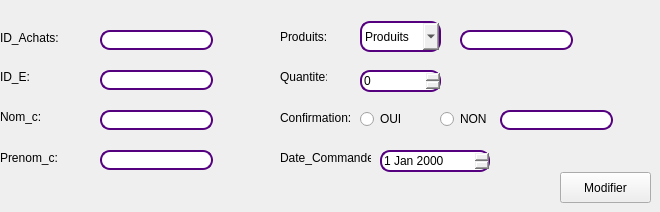
       <widget class="QWidget" name="tab_9">
        <attribute name="title">
         <string>Modifier</string>
        </attribute>
        <widget class="QLabel" name="label_31">
         <property name="geometry">
          <rect>
           <x>0</x>
           <y>70</y>
           <width>47</width>
           <height>14</height>
          </rect>
         </property>
         <property name="text">
          <string>ID_E:</string>
         </property>
        </widget>
        <widget class="QComboBox" name="produit2">
         <property name="geometry">
          <rect>
           <x>360</x>
           <y>21</y>
           <width>81</width>
           <height>31</height>
          </rect>
         </property>
         <property name="styleSheet">
          <string notr="true">QComboBox{

border: 1.5px solid rgb(85, 0, 127);
border-radius: 10px;


}
</string>
         </property>
         <item>
          <property name="text">
           <string>Produits</string>
          </property>
         </item>
         <item>
          <property name="text">
           <string>Gateau</string>
          </property>
         </item>
         <item>
          <property name="text">
           <string>Pain</string>
          </property>
         </item>
         <item>
          <property name="text">
           <string>Croissant</string>
          </property>
         </item>
        </widget>
        <widget class="QLabel" name="label_32">
         <property name="geometry">
          <rect>
           <x>0</x>
           <y>150</y>
           <width>61</width>
           <height>16</height>
          </rect>
         </property>
         <property name="text">
          <string>Prenom_c:</string>
         </property>
        </widget>
        <widget class="QRadioButton" name="radioButton_13">
         <property name="geometry">
          <rect>
           <x>360</x>
           <y>110</y>
           <width>83</width>
           <height>18</height>
          </rect>
         </property>
         <property name="text">
          <string>OUI</string>
         </property>
        </widget>
        <widget class="QLabel" name="label_33">
         <property name="geometry">
          <rect>
           <x>280</x>
           <y>30</y>
           <width>47</width>
           <height>14</height>
          </rect>
         </property>
         <property name="text">
          <string>Produits:</string>
         </property>
        </widget>
        <widget class="QSpinBox" name="spinBox_q_2">
         <property name="geometry">
          <rect>
           <x>360</x>
           <y>70</y>
           <width>81</width>
           <height>22</height>
          </rect>
         </property>
         <property name="styleSheet">
          <string notr="true">QSpinBox{

border: 1.5px solid rgb(85, 0, 127);
border-radius: 10px;


}</string>
         </property>
        </widget>
        <widget class="QLabel" name="label_34">
         <property name="geometry">
          <rect>
           <x>280</x>
           <y>110</y>
           <width>71</width>
           <height>16</height>
          </rect>
         </property>
         <property name="text">
          <string>Confirmation:</string>
         </property>
        </widget>
        <widget class="QLabel" name="label_35">
         <property name="geometry">
          <rect>
           <x>0</x>
           <y>110</y>
           <width>47</width>
           <height>14</height>
          </rect>
         </property>
         <property name="text">
          <string>Nom_c:</string>
         </property>
        </widget>
        <widget class="QLabel" name="label_36">
         <property name="geometry">
          <rect>
           <x>0</x>
           <y>30</y>
           <width>61</width>
           <height>16</height>
          </rect>
         </property>
         <property name="text">
          <string>ID_Achats:</string>
         </property>
        </widget>
        <widget class="QLabel" name="label_37">
         <property name="geometry">
          <rect>
           <x>280</x>
           <y>150</y>
           <width>91</width>
           <height>16</height>
          </rect>
         </property>
         <property name="text">
          <string>Date_Commande:</string>
         </property>
        </widget>
        <widget class="QLabel" name="label_38">
         <property name="geometry">
          <rect>
           <x>280</x>
           <y>70</y>
           <width>47</width>
           <height>14</height>
          </rect>
         </property>
         <property name="text">
          <string>Quantite:</string>
         </property>
        </widget>
        <widget class="QDateEdit" name="dateEdit_2">
         <property name="geometry">
          <rect>
           <x>380</x>
           <y>150</y>
           <width>110</width>
           <height>22</height>
          </rect>
         </property>
         <property name="styleSheet">
          <string notr="true">QDateEdit{

border: 1.5px solid rgb(85, 0, 127);
border-radius: 10px;


}</string>
         </property>
        </widget>
        <widget class="QRadioButton" name="radioButton_14">
         <property name="geometry">
          <rect>
           <x>440</x>
           <y>110</y>
           <width>83</width>
           <height>18</height>
          </rect>
         </property>
         <property name="text">
          <string>NON</string>
         </property>
        </widget>
        <widget class="QLineEdit" name="nom_c_2">
         <property name="geometry">
          <rect>
           <x>100</x>
           <y>110</y>
           <width>113</width>
           <height>20</height>
          </rect>
         </property>
         <property name="styleSheet">
          <string notr="true">QLineEdit{

border: 1.5px solid rgb(85, 0, 127);
border-radius: 10px;


}</string>
         </property>
        </widget>
        <widget class="QLineEdit" name="prenom_c_2">
         <property name="geometry">
          <rect>
           <x>100</x>
           <y>150</y>
           <width>113</width>
           <height>20</height>
          </rect>
         </property>
         <property name="styleSheet">
          <string notr="true">QLineEdit{

border: 1.5px solid rgb(85, 0, 127);
border-radius: 10px;


}</string>
         </property>
        </widget>
        <widget class="QPushButton" name="pushButton_9">
         <property name="geometry">
          <rect>
           <x>560</x>
           <y>172</y>
           <width>91</width>
           <height>31</height>
          </rect>
         </property>
         <property name="text">
          <string>Modifier</string>
         </property>
        </widget>
        <widget class="QLineEdit" name="id_e2">
         <property name="geometry">
          <rect>
           <x>100</x>
           <y>70</y>
           <width>113</width>
           <height>20</height>
          </rect>
         </property>
         <property name="styleSheet">
          <string notr="true">QLineEdit{

border: 1.5px solid rgb(85, 0, 127);
border-radius: 10px;


}</string>
         </property>
        </widget>
        <widget class="QLineEdit" name="mod_a">
         <property name="geometry">
          <rect>
           <x>100</x>
           <y>30</y>
           <width>113</width>
           <height>20</height>
          </rect>
         </property>
         <property name="styleSheet">
          <string notr="true">QLineEdit{

border: 1.5px solid rgb(85, 0, 127);
border-radius: 10px;


}</string>
         </property>
        </widget>
        <widget class="QLineEdit" name="prod">
         <property name="geometry">
          <rect>
           <x>460</x>
           <y>30</y>
           <width>113</width>
           <height>20</height>
          </rect>
         </property>
         <property name="styleSheet">
          <string notr="true">QLineEdit{

border: 1.5px solid rgb(85, 0, 127);
border-radius: 10px;


}</string>
         </property>
        </widget>
        <widget class="QLineEdit" name="conf">
         <property name="geometry">
          <rect>
           <x>500</x>
           <y>110</y>
           <width>113</width>
           <height>20</height>
          </rect>
         </property>
         <property name="styleSheet">
          <string notr="true">QLineEdit{

border: 1.5px solid rgb(85, 0, 127);
border-radius: 10px;


}</string>
         </property>
        </widget>
       </widget>
